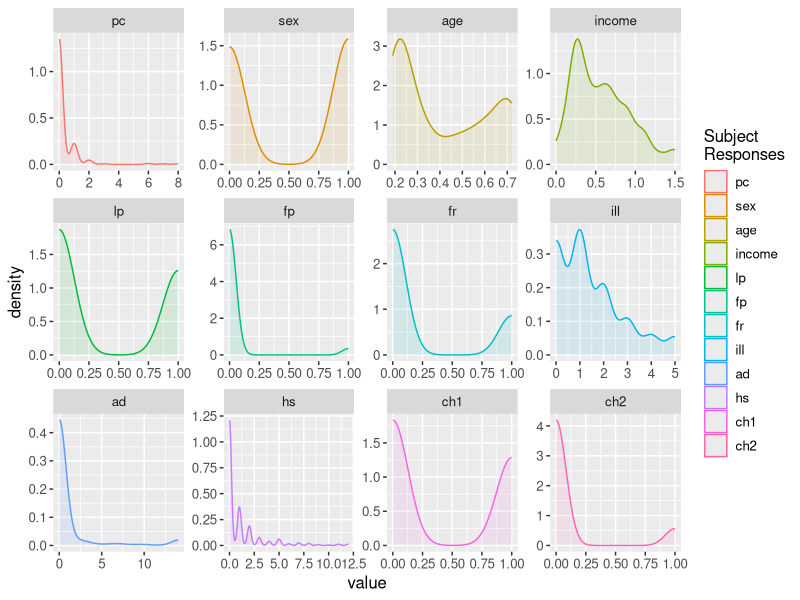
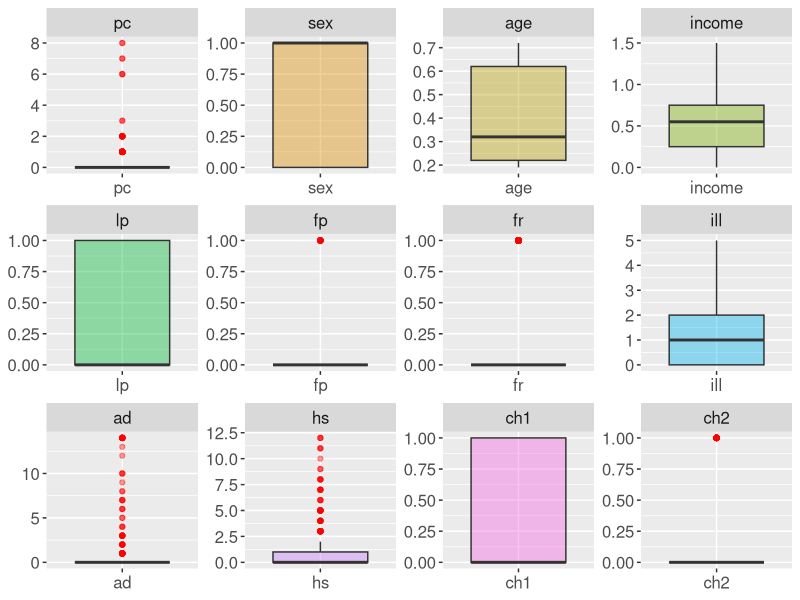

Write R code to recreate these figures, in order.
## ---- chunk 1
knitr::opts_chunk$set(echo = TRUE)
library(reshape2)
library(tidyverse)
library(ggplot2)
library(GGally)
## ---- chunk 2

#Change working directory depending if on Mac vs Windows

tryCatch({
  setwd("/Users/owner/Desktop/PSTAT")},
  error = function(e) {
    print('Path for Mac working directory not found, trying Windows...')
    setwd("D:/PSTAT/")})
## ---- chunk 3
pharmacy_data <- read.table("pharmacist.txt",header = T)

#inspect first few rows
head(pharmacy_data)
## ---- chunk 4
long_df=melt(pharmacy_data)
kernel_plots <- ggplot(long_df, aes(value, colour = variable)) + 
  geom_density(aes(fill=variable),alpha = 0.1)+
  facet_wrap(~variable, scales = "free") + 
  labs(color = 'Subject\nResponses') + guides(fill=F) + 
  theme(text = element_text(size = 12))

kernel_plots
## ---- chunk 5
cov.boxs <- ggplot(stack(pharmacy_data), aes(x = ind, y = values, fill = ind)) +
  geom_boxplot(outlier.color = 'red', alpha = 0.4) + facet_wrap(~ind, scales = 'free')+
  theme(legend.position = "none", axis.title = element_blank(), text = element_text(size = 15))
cov.boxs
